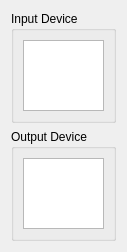
<ui version="4.0" >
 <class>PAAudioConfig</class>
 <widget class="QWidget" name="PAAudioConfig" >
  <property name="geometry" >
   <rect>
    <x>0</x>
    <y>0</y>
    <width>126</width>
    <height>252</height>
   </rect>
  </property>
  <layout class="QVBoxLayout" >
   <item>
    <widget class="QGroupBox" name="gbInput" >
     <property name="title" >
      <string>Input Device</string>
     </property>
     <layout class="QVBoxLayout" >
      <item>
       <widget class="QListWidget" name="lwInput" >
        <property name="alternatingRowColors" >
         <bool>true</bool>
        </property>
        <property name="uniformItemSizes" >
         <bool>true</bool>
        </property>
       </widget>
      </item>
     </layout>
    </widget>
   </item>
   <item>
    <widget class="QGroupBox" name="gbOutput" >
     <property name="title" >
      <string>Output Device</string>
     </property>
     <layout class="QVBoxLayout" >
      <item>
       <widget class="QListWidget" name="lwOutput" >
        <property name="alternatingRowColors" >
         <bool>true</bool>
        </property>
        <property name="uniformItemSizes" >
         <bool>true</bool>
        </property>
       </widget>
      </item>
     </layout>
    </widget>
   </item>
  </layout>
 </widget>
 <tabstops>
  <tabstop>lwInput</tabstop>
  <tabstop>lwOutput</tabstop>
 </tabstops>
 <resources/>
 <connections/>
</ui>
